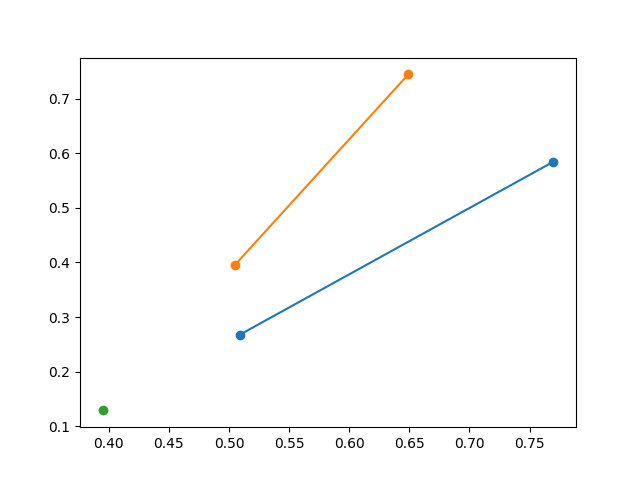

Reproduce this figure in Python.
from setup import *


def get_line_between_points(p1, p2):
    a = p2[1] - p1[1]
    b = p1[0] - p2[0]
    c = p1[0] * p2[1] - p1[1] * p2[0]
    return (a, b, c)


def get_intersection_between_lines(l1, l2):
    det_inv = 1 / (l1[0] * l2[1] - l2[0] * l1[1])
    x = l1[2] * l2[1] - l2[2] * l1[1]
    y = l2[2] * l1[0] - l1[2] * l2[0]
    return (x * det_inv, y * det_inv)


if __name__ == '__main__':
    p = np.random.rand(4, 2)

    """
    p = np.array([
        [10, 1],
        [-1, 10],
        [-1, -10],
        [1, -1],
    ])
    """

    l1 = get_line_between_points(p[0,:], p[2,:])
    l2 = get_line_between_points(p[1,:], p[3,:])
    center = get_intersection_between_lines(l1, l2)

    p = np.vstack((p, center))

    plt.figure()

    l1_points = np.array([0, 2])
    l2_points = np.array([1, 3])

    plt.plot(p[:,0][l1_points], p[:,1][l1_points], marker='o')
    plt.plot(p[:,0][l2_points], p[:,1][l2_points], marker='o')
    plt.plot(p[:,0][4], p[:,1][4], marker='o')


    plt.savefig('quad_center.png')
